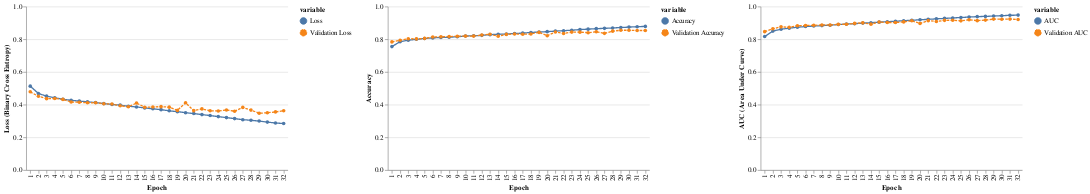

Notebook code cell kept with this figure:
### Code cell
c1 = (
    alt.Chart(source.melt(["Epoch"], ["Loss", "Validation Loss"]))
    .mark_line(point=alt.OverlayMarkDef())
    .encode(
        x=alt.X("Epoch", type="ordinal"),
        y=alt.Y("value", type="quantitative", title="Loss (Binary Cross Entropy)", scale=alt.Scale(domain=[0, 1])),
        color=alt.Color("variable"),
        strokeDash="variable"
    )
    .properties(
        height=250,
        width=400,
    )
)

c2 = (
    alt.Chart(source.melt(["Epoch"], ["Accuracy", "Validation Accuracy"]))
    .mark_line(point=alt.OverlayMarkDef())
    .encode(
        x=alt.X("Epoch", type="ordinal"),
        y=alt.Y("value", type="quantitative", title="Accuracy", scale=alt.Scale(domain=[0, 1])),
        color=alt.Color("variable"),
        strokeDash="variable"
    )
    .properties(
        height=250,
        width=400,
    )
)

c3 = (
    alt.Chart(source.melt(["Epoch"], ["AUC", "Validation AUC"]))
    .mark_line(point=alt.OverlayMarkDef())
    .encode(
        x=alt.X("Epoch", type="ordinal"),
        y=alt.Y("value", type="quantitative", title="AUC (Area Under Curve)", scale=alt.Scale(domain=[0, 1])),
        color=alt.Color("variable"),
        strokeDash="variable"
    )
    .properties(
        height=250,
        width=400,
    )
)


c4 = (
    alt.hconcat(c1, c2, c3)
    .resolve_scale(color="independent", strokeDash="independent")
    .configure_view(stroke=None)
)

display(c4)

### Figure 1 — Vega-Lite specification as saved in the notebook (floating-point values rounded to 4 significant figures)
{"config": {"view": {"continuousWidth": 400, "continuousHeight": 300, "stroke": null}}, "hconcat": [{"data": {"name": "data-ec79d0488bea0807a3a6a20b85c3bc9a"}, "mark": {"type": "line", "point": {}}, "encoding": {"color": {"field": "variable", "type": "nominal"}, "strokeDash": {"field": "variable", "type": "nominal"}, "x": {"field": "Epoch", "type": "ordinal"}, "y": {"field": "value", "scale": {"domain": [0, 1]}, "title": "Loss (Binary Cross Entropy)", "type": "quantitative"}}, "height": 250, "width": 400}, {"data": {"name": "data-7fcff6459bae0464da0c7313cf450701"}, "mark": {"type": "line", "point": {}}, "encoding": {"color": {"field": "variable", "type": "nominal"}, "strokeDash": {"field": "variable", "type": "nominal"}, "x": {"field": "Epoch", "type": "ordinal"}, "y": {"field": "value", "scale": {"domain": [0, 1]}, "title": "Accuracy", "type": "quantitative"}}, "height": 250, "width": 400}, {"data": {"name": "data-1ebe95622ff3c0def91eaa4329353f01"}, "mark": {"type": "line", "point": {}}, "encoding": {"color": {"field": "variable", "type": "nominal"}, "strokeDash": {"field": "variable", "type": "nominal"}, "x": {"field": "Epoch", "type": "ordinal"}, "y": {"field": "value", "scale": {"domain": [0, 1]}, "title": "AUC (Area Under Curve)", "type": "quantitative"}}, "height": 250, "width": 400}], "resolve": {"scale": {"color": "independent", "strokeDash": "independent"}}, "$schema": "https://vega.github.io/schema/vega-lite/v4.17.0.json", "datasets": {"data-ec79d0488bea0807a3a6a20b85c3bc9a": [{"Epoch": 1, "variable": "Loss", "value": 0.513}, {"Epoch": 2, "variable": "Loss", "value": 0.4683}, {"Epoch": 3, "variable": "Loss", "value": 0.4518}, {"Epoch": 4, "variable": "Loss", "value": 0.442}, {"Epoch": 5, "variable": "Loss", "value": 0.4329}, {"Epoch": 6, "variable": "Loss", "value": 0.4264}, {"Epoch": 7, "variable": "Loss", "value": 0.4217}, {"Epoch": 8, "variable": "Loss", "value": 0.4172}, {"Epoch": 9, "variable": "Loss", "value": 0.4126}, {"Epoch": 10, "variable": "Loss", "value": 0.4063}, {"Epoch": 11, "variable": "Loss", "value": 0.4011}, {"Epoch": 12, "variable": "Loss", "value": 0.3968}, {"Epoch": 13, "variable": "Loss", "value": 0.3904}, {"Epoch": 14, "variable": "Loss", "value": 0.3859}, {"Epoch": 15, "variable": "Loss", "value": 0.3798}, {"Epoch": 16, "variable": "Loss", "value": 0.3745}, {"Epoch": 17, "variable": "Loss", "value": 0.3694}, {"Epoch": 18, "variable": "Loss", "value": 0.3621}, {"Epoch": 19, "variable": "Loss", "value": 0.3572}, {"Epoch": 20, "variable": "Loss", "value": 0.3508}, {"Epoch": 21, "variable": "Loss", "value": 0.3455}, {"Epoch": 22, "variable": "Loss", "value": 0.339}, {"Epoch": 23, "variable": "Loss", "value": 0.3333}, {"Epoch": 24, "variable": "Loss", "value": 0.3268}, {"Epoch": 25, "variable": "Loss", "value": 0.3206}, {"Epoch": 26, "variable": "Loss", "value": 0.3146}, {"Epoch": 27, "variable": "Loss", "value": 0.3079}, {"Epoch": 28, "variable": "Loss", "value": 0.3044}, {"Epoch": 29, "variable": "Loss", "value": 0.2995}, {"Epoch": 30, "variable": "Loss", "value": 0.2932}, {"Epoch": 31, "variable": "Loss", "value": 0.2878}, {"Epoch": 32, "variable": "Loss", "value": 0.2844}, {"Epoch": 1, "variable": "Validation Loss", "value": 0.4785}, {"Epoch": 2, "variable": "Validation Loss", "value": 0.451}, {"Epoch": 3, "variable": "Validation Loss", "value": 0.4366}, {"Epoch": 4, "variable": "Validation Loss", "value": 0.4378}, {"Epoch": 5, "variable": "Validation Loss", "value": 0.4321}, {"Epoch": 6, "variable": "Validation Loss", "value": 0.4163}, {"Epoch": 7, "variable": "Validation Loss", "value": 0.4146}, {"Epoch": 8, "variable": "Validation Loss", "value": 0.4113}, {"Epoch": 9, "variable": "Validation Loss", "value": 0.4115}, {"Epoch": 10, "variable": "Validation Loss", "value": 0.4053}, {"Epoch": 11, "variable": "Validation Loss", "value": 0.4037}, {"Epoch": 12, "variable": "Validation Loss", "value": 0.3933}, {"Epoch": 13, "variable": "Validation Loss", "value": 0.3869}, {"Epoch": 14, "variable": "Validation Loss", "value": 0.4096}, {"Epoch": 15, "variable": "Validation Loss", "value": 0.3843}, {"Epoch": 16, "variable": "Validation Loss", "value": 0.3858}, {"Epoch": 17, "variable": "Validation Loss", "value": 0.3877}, {"Epoch": 18, "variable": "Validation Loss", "value": 0.3846}, {"Epoch": 19, "variable": "Validation Loss", "value": 0.3647}, {"Epoch": 20, "variable": "Validation Loss", "value": 0.4117}, {"Epoch": 21, "variable": "Validation Loss", "value": 0.3633}, {"Epoch": 22, "variable": "Validation Loss", "value": 0.3739}, {"Epoch": 23, "variable": "Validation Loss", "value": 0.3624}, {"Epoch": 24, "variable": "Validation Loss", "value": 0.3616}, {"Epoch": 25, "variable": "Validation Loss", "value": 0.3669}, {"Epoch": 26, "variable": "Validation Loss", "value": 0.36}, {"Epoch": 27, "variable": "Validation Loss", "value": 0.3832}, {"Epoch": 28, "variable": "Validation Loss", "value": 0.3665}, {"Epoch": 29, "variable": "Validation Loss", "value": 0.3474}, {"Epoch": 30, "variable": "Validation Loss", "value": 0.3501}, {"Epoch": 31, "variable": "Validation Loss", "value": 0.3555}, {"Epoch": 32, "variable": "Validation Loss", "value": 0.3624}], "data-7fcff6459bae0464da0c7313cf450701": [{"Epoch": 1, "variable": "Accuracy", "value": 0.7549}, {"Epoch": 2, "variable": "Accuracy", "value": 0.7851}, {"Epoch": 3, "variable": "Accuracy", "value": 0.7941}, {"Epoch": 4, "variable": "Accuracy", "value": 0.7995}, {"Epoch": 5, "variable": "Accuracy", "value": 0.8047}, {"Epoch": 6, "variable": "Accuracy", "value": 0.8083}, {"Epoch": 7, "variable": "Accuracy", "value": 0.8111}, {"Epoch": 8, "variable": "Accuracy", "value": 0.8122}, {"Epoch": 9, "variable": "Accuracy", "value": 0.8154}, {"Epoch": 10, "variable": "Accuracy", "value": 0.8194}, {"Epoch": 11, "variable": "Accuracy", "value": 0.8209}, {"Epoch": 12, "variable": "Accuracy", "value": 0.8237}, {"Epoch": 13, "variable": "Accuracy", "value": 0.8281}, {"Epoch": 14, "variable": "Accuracy", "value": 0.8303}, {"Epoch": 15, "variable": "Accuracy", "value": 0.832}, {"Epoch": 16, "variable": "Accuracy", "value": 0.8352}, {"Epoch": 17, "variable": "Accuracy", "value": 0.8373}, {"Epoch": 18, "variable": "Accuracy", "value": 0.8417}, {"Epoch": 19, "variable": "Accuracy", "value": 0.8438}, {"Epoch": 20, "variable": "Accuracy", "value": 0.8464}, {"Epoch": 21, "variable": "Accuracy", "value": 0.8498}, {"Epoch": 22, "variable": "Accuracy", "value": 0.8522}, {"Epoch": 23, "variable": "Accuracy", "value": 0.8553}, {"Epoch": 24, "variable": "Accuracy", "value": 0.8591}, {"Epoch": 25, "variable": "Accuracy", "value": 0.8618}, {"Epoch": 26, "variable": "Accuracy", "value": 0.8647}, {"Epoch": 27, "variable": "Accuracy", "value": 0.8666}, {"Epoch": 28, "variable": "Accuracy", "value": 0.8689}, {"Epoch": 29, "variable": "Accuracy", "value": 0.8717}, {"Epoch": 30, "variable": "Accuracy", "value": 0.8742}, {"Epoch": 31, "variable": "Accuracy", "value": 0.8768}, {"Epoch": 32, "variable": "Accuracy", "value": 0.8785}, {"Epoch": 1, "variable": "Validation Accuracy", "value": 0.7838}, {"Epoch": 2, "variable": "Validation Accuracy", "value": 0.7934}, {"Epoch": 3, "variable": "Validation Accuracy", "value": 0.8034}, {"Epoch": 4, "variable": "Validation Accuracy", "value": 0.8021}, {"Epoch": 5, "variable": "Validation Accuracy", "value": 0.8052}, {"Epoch": 6, "variable": "Validation Accuracy", "value": 0.8136}, {"Epoch": 7, "variable": "Validation Accuracy", "value": 0.8148}, {"Epoch": 8, "variable": "Validation Accuracy", "value": 0.8162}, {"Epoch": 9, "variable": "Validation Accuracy", "value": 0.8182}, {"Epoch": 10, "variable": "Validation Accuracy", "value": 0.8192}, {"Epoch": 11, "variable": "Validation Accuracy", "value": 0.8193}, {"Epoch": 12, "variable": "Validation Accuracy", "value": 0.8258}, {"Epoch": 13, "variable": "Validation Accuracy", "value": 0.8303}, {"Epoch": 14, "variable": "Validation Accuracy", "value": 0.819}, {"Epoch": 15, "variable": "Validation Accuracy", "value": 0.8296}, {"Epoch": 16, "variable": "Validation Accuracy", "value": 0.8322}, {"Epoch": 17, "variable": "Validation Accuracy", "value": 0.8305}, {"Epoch": 18, "variable": "Validation Accuracy", "value": 0.8324}, {"Epoch": 19, "variable": "Validation Accuracy", "value": 0.842}, {"Epoch": 20, "variable": "Validation Accuracy", "value": 0.8214}, {"Epoch": 21, "variable": "Validation Accuracy", "value": 0.8446}, {"Epoch": 22, "variable": "Validation Accuracy", "value": 0.835}, {"Epoch": 23, "variable": "Validation Accuracy", "value": 0.8436}, {"Epoch": 24, "variable": "Validation Accuracy", "value": 0.8433}, {"Epoch": 25, "variable": "Validation Accuracy", "value": 0.8402}, {"Epoch": 26, "variable": "Validation Accuracy", "value": 0.8453}, {"Epoch": 27, "variable": "Validation Accuracy", "value": 0.836}, {"Epoch": 28, "variable": "Validation Accuracy", "value": 0.8495}, {"Epoch": 29, "variable": "Validation Accuracy", "value": 0.8549}, {"Epoch": 30, "variable": "Validation Accuracy", "value": 0.855}, {"Epoch": 31, "variable": "Validation Accuracy", "value": 0.8533}, {"Epoch": 32, "variable": "Validation Accuracy", "value": 0.8536}], "data-1ebe95622ff3c0def91eaa4329353f01": [{"Epoch": 1, "variable": "AUC", "value": 0.8165}, {"Epoch": 2, "variable": "AUC", "value": 0.8499}, {"Epoch": 3, "variable": "AUC", "value": 0.8614}, {"Epoch": 4, "variable": "AUC", "value": 0.8677}, {"Epoch": 5, "variable": "AUC", "value": 0.8736}, {"Epoch": 6, "variable": "AUC", "value": 0.8777}, {"Epoch": 7, "variable": "AUC", "value": 0.8805}, {"Epoch": 8, "variable": "AUC", "value": 0.8833}, {"Epoch": 9, "variable": "AUC", "value": 0.886}, {"Epoch": 10, "variable": "AUC", "value": 0.8897}, {"Epoch": 11, "variable": "AUC", "value": 0.8927}, {"Epoch": 12, "variable": "AUC", "value": 0.8952}, {"Epoch": 13, "variable": "AUC", "value": 0.8987}, {"Epoch": 14, "variable": "AUC", "value": 0.9011}, {"Epoch": 15, "variable": "AUC", "value": 0.9045}, {"Epoch": 16, "variable": "AUC", "value": 0.9073}, {"Epoch": 17, "variable": "AUC", "value": 0.91}, {"Epoch": 18, "variable": "AUC", "value": 0.9136}, {"Epoch": 19, "variable": "AUC", "value": 0.916}, {"Epoch": 20, "variable": "AUC", "value": 0.9191}, {"Epoch": 21, "variable": "AUC", "value": 0.9218}, {"Epoch": 22, "variable": "AUC", "value": 0.9247}, {"Epoch": 23, "variable": "AUC", "value": 0.9274}, {"Epoch": 24, "variable": "AUC", "value": 0.9302}, {"Epoch": 25, "variable": "AUC", "value": 0.933}, {"Epoch": 26, "variable": "AUC", "value": 0.9357}, {"Epoch": 27, "variable": "AUC", "value": 0.9383}, {"Epoch": 28, "variable": "AUC", "value": 0.9397}, {"Epoch": 29, "variable": "AUC", "value": 0.9418}, {"Epoch": 30, "variable": "AUC", "value": 0.9441}, {"Epoch": 31, "variable": "AUC", "value": 0.9462}, {"Epoch": 32, "variable": "AUC", "value": 0.9476}, {"Epoch": 1, "variable": "Validation AUC", "value": 0.8465}, {"Epoch": 2, "variable": "Validation AUC", "value": 0.8642}, {"Epoch": 3, "variable": "Validation AUC", "value": 0.8757}, {"Epoch": 4, "variable": "Validation AUC", "value": 0.8729}, {"Epoch": 5, "variable": "Validation AUC", "value": 0.8827}, {"Epoch": 6, "variable": "Validation AUC", "value": 0.8842}, {"Epoch": 7, "variable": "Validation AUC", "value": 0.8851}, {"Epoch": 8, "variable": "Validation AUC", "value": 0.8873}, {"Epoch": 9, "variable": "Validation AUC", "value": 0.887}, {"Epoch": 10, "variable": "Validation AUC", "value": 0.8911}, {"Epoch": 11, "variable": "Validation AUC", "value": 0.8919}, {"Epoch": 12, "variable": "Validation AUC", "value": 0.8968}, {"Epoch": 13, "variable": "Validation AUC", "value": 0.9003}, {"Epoch": 14, "variable": "Validation AUC", "value": 0.8924}, {"Epoch": 15, "variable": "Validation AUC", "value": 0.9053}, {"Epoch": 16, "variable": "Validation AUC", "value": 0.9023}, {"Epoch": 17, "variable": "Validation AUC", "value": 0.9023}, {"Epoch": 18, "variable": "Validation AUC", "value": 0.906}, {"Epoch": 19, "variable": "Validation AUC", "value": 0.9128}, {"Epoch": 20, "variable": "Validation AUC", "value": 0.8966}, {"Epoch": 21, "variable": "Validation AUC", "value": 0.9136}, {"Epoch": 22, "variable": "Validation AUC", "value": 0.9086}, {"Epoch": 23, "variable": "Validation AUC", "value": 0.9156}, {"Epoch": 24, "variable": "Validation AUC", "value": 0.9165}, {"Epoch": 25, "variable": "Validation AUC", "value": 0.9126}, {"Epoch": 26, "variable": "Validation AUC", "value": 0.9194}, {"Epoch": 27, "variable": "Validation AUC", "value": 0.9138}, {"Epoch": 28, "variable": "Validation AUC", "value": 0.9171}, {"Epoch": 29, "variable": "Validation AUC", "value": 0.9232}, {"Epoch": 30, "variable": "Validation AUC", "value": 0.9228}, {"Epoch": 31, "variable": "Validation AUC", "value": 0.9232}, {"Epoch": 32, "variable": "Validation AUC", "value": 0.9206}]}}
